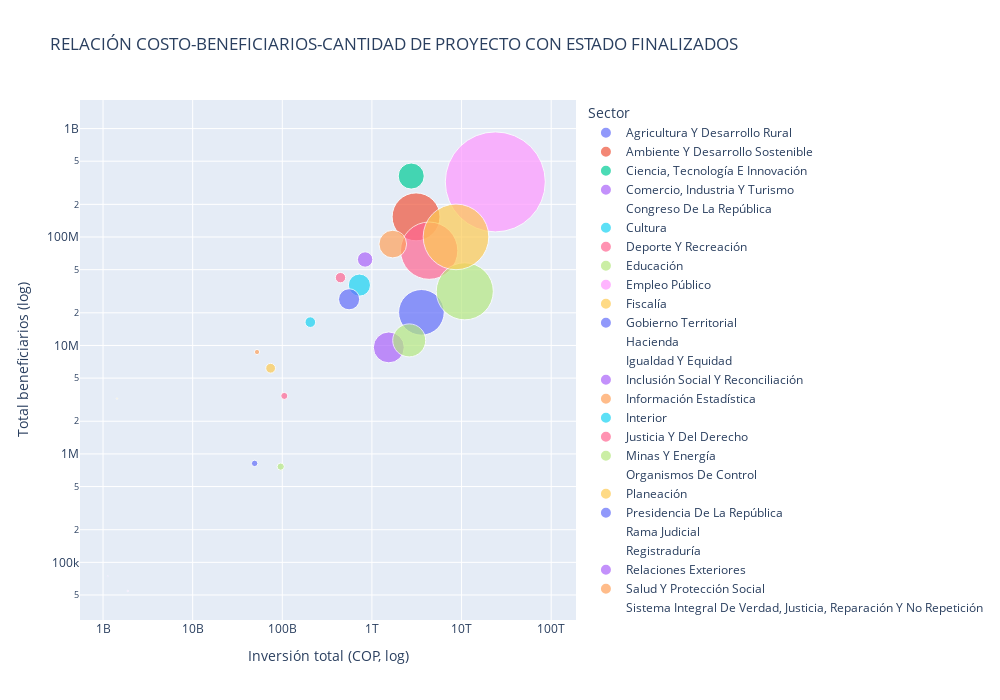

The notebook cell this image was saved under:
### Code cell
import plotly.express as px

# Agrupar por sector
sector_stats = df_finalizado.groupby("Sector").agg({
    "ValorTotalProyecto": "sum",
    "TotalBeneficiario": "sum",
    "Bpin": "count"
}).rename(columns={"Bpin":"CantidadProyectos"}).reset_index()

# Scatter interactivo
fig = px.scatter(
    sector_stats,
    x="ValorTotalProyecto",
    y="TotalBeneficiario",
    size="CantidadProyectos",
    color="Sector",
    log_x=True,
    log_y=True,
    hover_data={
        "Sector": True,
        "CantidadProyectos": True,
        "ValorTotalProyecto": ":,.0f",  # formato con separador de miles
        "TotalBeneficiario": ":,.0f"
    },
    title="RELACIÓN COSTO-BENEFICIARIOS-CANTIDAD DE PROYECTO CON ESTADO FINALIZADOS"
)

# Ajustar tamaño de burbujas
fig.update_traces(marker=dict(sizemode="area", sizeref=2.*max(sector_stats["CantidadProyectos"])/(100**2), line_width=1))

# Ajustar diseño
fig.update_layout(
    legend_title="Sector",
    xaxis_title="Inversión total (COP, log)",
    yaxis_title="Total beneficiarios (log)",
    width=1000,
    height=700
)

fig.show()

### Figure 1 — Plotly figure (JSON) as saved in the notebook; plotly's stock layout.template omitted (floating-point values rounded to 4 significant figures)
{"data": [{"customdata": [["Agricultura Y Desarrollo Rural", 1843]], "hovertemplate": "Sector=%{customdata[0]}<br>ValorTotalProyecto=%{x:,.0f}<br>TotalBeneficiario=%{y:,.0f}<br>CantidadProyectos=%{customdata[1]}<extra></extra>", "legendgroup": "Agricultura Y Desarrollo Rural", "marker": {"color": "#636efa", "line": {"width": 1}, "size": [1843], "sizemode": "area", "sizeref": 1.768, "symbol": "circle"}, "mode": "markers", "name": "Agricultura Y Desarrollo Rural", "orientation": "v", "showlegend": true, "type": "scatter", "x": [3565000000000.0], "xaxis": "x", "y": [20200000.0], "yaxis": "y"}, {"customdata": [["Ambiente Y Desarrollo Sostenible", 2030]], "hovertemplate": "Sector=%{customdata[0]}<br>ValorTotalProyecto=%{x:,.0f}<br>TotalBeneficiario=%{y:,.0f}<br>CantidadProyectos=%{customdata[1]}<extra></extra>", "legendgroup": "Ambiente Y Desarrollo Sostenible", "marker": {"color": "#EF553B", "line": {"width": 1}, "size": [2030], "sizemode": "area", "sizeref": 1.768, "symbol": "circle"}, "mode": "markers", "name": "Ambiente Y Desarrollo Sostenible", "orientation": "v", "showlegend": true, "type": "scatter", "x": [3107000000000.0], "xaxis": "x", "y": [153400000.0], "yaxis": "y"}, {"customdata": [["Ciencia, Tecnología E Innovación", 601]], "hovertemplate": "Sector=%{customdata[0]}<br>ValorTotalProyecto=%{x:,.0f}<br>TotalBeneficiario=%{y:,.0f}<br>CantidadProyectos=%{customdata[1]}<extra></extra>", "legendgroup": "Ciencia, Tecnología E Innovación", "marker": {"color": "#00cc96", "line": {"width": 1}, "size": [601], "sizemode": "area", "sizeref": 1.768, "symbol": "circle"}, "mode": "markers", "name": "Ciencia, Tecnología E Innovación", "orientation": "v", "showlegend": true, "type": "scatter", "x": [2744000000000.0], "xaxis": "x", "y": [364900000.0], "yaxis": "y"}, {"customdata": [["Comercio, Industria Y Turismo", 209]], "hovertemplate": "Sector=%{customdata[0]}<br>ValorTotalProyecto=%{x:,.0f}<br>TotalBeneficiario=%{y:,.0f}<br>CantidadProyectos=%{customdata[1]}<extra></extra>", "legendgroup": "Comercio, Industria Y Turismo", "marker": {"color": "#ab63fa", "line": {"width": 1}, "size": [209], "sizemode": "area", "sizeref": 1.768, "symbol": "circle"}, "mode": "markers", "name": "Comercio, Industria Y Turismo", "orientation": "v", "showlegend": true, "type": "scatter", "x": [839400000000.0], "xaxis": "x", "y": [62060000.0], "yaxis": "y"}, {"customdata": [["Congreso De La República", 0]], "hovertemplate": "Sector=%{customdata[0]}<br>ValorTotalProyecto=%{x:,.0f}<br>TotalBeneficiario=%{y:,.0f}<br>CantidadProyectos=%{customdata[1]}<extra></extra>", "legendgroup": "Congreso De La República", "marker": {"color": "#FFA15A", "line": {"width": 1}, "size": [0], "sizemode": "area", "sizeref": 1.768, "symbol": "circle"}, "mode": "markers", "name": "Congreso De La República", "orientation": "v", "showlegend": true, "type": "scatter", "x": [0.0], "xaxis": "x", "y": [0.0], "yaxis": "y"}, {"customdata": [["Cultura", 433]], "hovertemplate": "Sector=%{customdata[0]}<br>ValorTotalProyecto=%{x:,.0f}<br>TotalBeneficiario=%{y:,.0f}<br>CantidadProyectos=%{customdata[1]}<extra></extra>", "legendgroup": "Cultura", "marker": {"color": "#19d3f3", "line": {"width": 1}, "size": [433], "sizemode": "area", "sizeref": 1.768, "symbol": "circle"}, "mode": "markers", "name": "Cultura", "orientation": "v", "showlegend": true, "type": "scatter", "x": [725300000000.0], "xaxis": "x", "y": [36010000.0], "yaxis": "y"}, {"customdata": [["Deporte Y Recreación", 2904]], "hovertemplate": "Sector=%{customdata[0]}<br>ValorTotalProyecto=%{x:,.0f}<br>TotalBeneficiario=%{y:,.0f}<br>CantidadProyectos=%{customdata[1]}<extra></extra>", "legendgroup": "Deporte Y Recreación", "marker": {"color": "#FF6692", "line": {"width": 1}, "size": [2904], "sizemode": "area", "sizeref": 1.768, "symbol": "circle"}, "mode": "markers", "name": "Deporte Y Recreación", "orientation": "v", "showlegend": true, "type": "scatter", "x": [4350000000000.0], "xaxis": "x", "y": [74830000.0], "yaxis": "y"}, {"customdata": [["Educación", 2879]], "hovertemplate": "Sector=%{customdata[0]}<br>ValorTotalProyecto=%{x:,.0f}<br>TotalBeneficiario=%{y:,.0f}<br>CantidadProyectos=%{customdata[1]}<extra></extra>", "legendgroup": "Educación", "marker": {"color": "#B6E880", "line": {"width": 1}, "size": [2879], "sizemode": "area", "sizeref": 1.768, "symbol": "circle"}, "mode": "markers", "name": "Educación", "orientation": "v", "showlegend": true, "type": "scatter", "x": [10860000000000.0], "xaxis": "x", "y": [31570000.0], "yaxis": "y"}, {"customdata": [["Empleo Público", 2]], "hovertemplate": "Sector=%{customdata[0]}<br>ValorTotalProyecto=%{x:,.0f}<br>TotalBeneficiario=%{y:,.0f}<br>CantidadProyectos=%{customdata[1]}<extra></extra>", "legendgroup": "Empleo Público", "marker": {"color": "#FF97FF", "line": {"width": 1}, "size": [2], "sizemode": "area", "sizeref": 1.768, "symbol": "circle"}, "mode": "markers", "name": "Empleo Público", "orientation": "v", "showlegend": true, "type": "scatter", "x": [1891000000.0], "xaxis": "x", "y": [54440.0], "yaxis": "y"}, {"customdata": [["Fiscalía", 2]], "hovertemplate": "Sector=%{customdata[0]}<br>ValorTotalProyecto=%{x:,.0f}<br>TotalBeneficiario=%{y:,.0f}<br>CantidadProyectos=%{customdata[1]}<extra></extra>", "legendgroup": "Fiscalía", "marker": {"color": "#FECB52", "line": {"width": 1}, "size": [2], "sizemode": "area", "sizeref": 1.768, "symbol": "circle"}, "mode": "markers", "name": "Fiscalía", "orientation": "v", "showlegend": true, "type": "scatter", "x": [1430000000.0], "xaxis": "x", "y": [3238000.0], "yaxis": "y"}, {"customdata": [["Gobierno Territorial", 395]], "hovertemplate": "Sector=%{customdata[0]}<br>ValorTotalProyecto=%{x:,.0f}<br>TotalBeneficiario=%{y:,.0f}<br>CantidadProyectos=%{customdata[1]}<extra></extra>", "legendgroup": "Gobierno Territorial", "marker": {"color": "#636efa", "line": {"width": 1}, "size": [395], "sizemode": "area", "sizeref": 1.768, "symbol": "circle"}, "mode": "markers", "name": "Gobierno Territorial", "orientation": "v", "showlegend": true, "type": "scatter", "x": [556100000000.0], "xaxis": "x", "y": [26660000.0], "yaxis": "y"}, {"customdata": [["Hacienda", 0]], "hovertemplate": "Sector=%{customdata[0]}<br>ValorTotalProyecto=%{x:,.0f}<br>TotalBeneficiario=%{y:,.0f}<br>CantidadProyectos=%{customdata[1]}<extra></extra>", "legendgroup": "Hacienda", "marker": {"color": "#EF553B", "line": {"width": 1}, "size": [0], "sizemode": "area", "sizeref": 1.768, "symbol": "circle"}, "mode": "markers", "name": "Hacienda", "orientation": "v", "showlegend": true, "type": "scatter", "x": [0.0], "xaxis": "x", "y": [0.0], "yaxis": "y"}, {"customdata": [["Igualdad Y Equidad", 0]], "hovertemplate": "Sector=%{customdata[0]}<br>ValorTotalProyecto=%{x:,.0f}<br>TotalBeneficiario=%{y:,.0f}<br>CantidadProyectos=%{customdata[1]}<extra></extra>", "legendgroup": "Igualdad Y Equidad", "marker": {"color": "#00cc96", "line": {"width": 1}, "size": [0], "sizemode": "area", "sizeref": 1.768, "symbol": "circle"}, "mode": "markers", "name": "Igualdad Y Equidad", "orientation": "v", "showlegend": true, "type": "scatter", "x": [0.0], "xaxis": "x", "y": [0.0], "yaxis": "y"}, {"customdata": [["Inclusión Social Y Reconciliación", 846]], "hovertemplate": "Sector=%{customdata[0]}<br>ValorTotalProyecto=%{x:,.0f}<br>TotalBeneficiario=%{y:,.0f}<br>CantidadProyectos=%{customdata[1]}<extra></extra>", "legendgroup": "Inclusión Social Y Reconciliación", "marker": {"color": "#ab63fa", "line": {"width": 1}, "size": [846], "sizemode": "area", "sizeref": 1.768, "symbol": "circle"}, "mode": "markers", "name": "Inclusión Social Y Reconciliación", "orientation": "v", "showlegend": true, "type": "scatter", "x": [1542000000000.0], "xaxis": "x", "y": [9598000.0], "yaxis": "y"}, {"customdata": [["Información Estadística", 24]], "hovertemplate": "Sector=%{customdata[0]}<br>ValorTotalProyecto=%{x:,.0f}<br>TotalBeneficiario=%{y:,.0f}<br>CantidadProyectos=%{customdata[1]}<extra></extra>", "legendgroup": "Información Estadística", "marker": {"color": "#FFA15A", "line": {"width": 1}, "size": [24], "sizemode": "area", "sizeref": 1.768, "symbol": "circle"}, "mode": "markers", "name": "Información Estadística", "orientation": "v", "showlegend": true, "type": "scatter", "x": [52230000000.0], "xaxis": "x", "y": [8702000.0], "yaxis": "y"}, {"customdata": [["Interior", 100]], "hovertemplate": "Sector=%{customdata[0]}<br>ValorTotalProyecto=%{x:,.0f}<br>TotalBeneficiario=%{y:,.0f}<br>CantidadProyectos=%{customdata[1]}<extra></extra>", "legendgroup": "Interior", "marker": {"color": "#19d3f3", "line": {"width": 1}, "size": [100], "sizemode": "area", "sizeref": 1.768, "symbol": "circle"}, "mode": "markers", "name": "Interior", "orientation": "v", "showlegend": true, "type": "scatter", "x": [205300000000.0], "xaxis": "x", "y": [16410000.0], "yaxis": "y"}, {"customdata": [["Justicia Y Del Derecho", 44]], "hovertemplate": "Sector=%{customdata[0]}<br>ValorTotalProyecto=%{x:,.0f}<br>TotalBeneficiario=%{y:,.0f}<br>CantidadProyectos=%{customdata[1]}<extra></extra>", "legendgroup": "Justicia Y Del Derecho", "marker": {"color": "#FF6692", "line": {"width": 1}, "size": [44], "sizemode": "area", "sizeref": 1.768, "symbol": "circle"}, "mode": "markers", "name": "Justicia Y Del Derecho", "orientation": "v", "showlegend": true, "type": "scatter", "x": [105300000000.0], "xaxis": "x", "y": [3426000.0], "yaxis": "y"}, {"customdata": [["Minas Y Energía", 962]], "hovertemplate": "Sector=%{customdata[0]}<br>ValorTotalProyecto=%{x:,.0f}<br>TotalBeneficiario=%{y:,.0f}<br>CantidadProyectos=%{customdata[1]}<extra></extra>", "legendgroup": "Minas Y Energía", "marker": {"color": "#B6E880", "line": {"width": 1}, "size": [962], "sizemode": "area", "sizeref": 1.768, "symbol": "circle"}, "mode": "markers", "name": "Minas Y Energía", "orientation": "v", "showlegend": true, "type": "scatter", "x": [2606000000000.0], "xaxis": "x", "y": [11140000.0], "yaxis": "y"}, {"customdata": [["Organismos De Control", 0]], "hovertemplate": "Sector=%{customdata[0]}<br>ValorTotalProyecto=%{x:,.0f}<br>TotalBeneficiario=%{y:,.0f}<br>CantidadProyectos=%{customdata[1]}<extra></extra>", "legendgroup": "Organismos De Control", "marker": {"color": "#FF97FF", "line": {"width": 1}, "size": [0], "sizemode": "area", "sizeref": 1.768, "symbol": "circle"}, "mode": "markers", "name": "Organismos De Control", "orientation": "v", "showlegend": true, "type": "scatter", "x": [0.0], "xaxis": "x", "y": [0.0], "yaxis": "y"}, {"customdata": [["Planeación", 85]], "hovertemplate": "Sector=%{customdata[0]}<br>ValorTotalProyecto=%{x:,.0f}<br>TotalBeneficiario=%{y:,.0f}<br>CantidadProyectos=%{customdata[1]}<extra></extra>", "legendgroup": "Planeación", "marker": {"color": "#FECB52", "line": {"width": 1}, "size": [85], "sizemode": "area", "sizeref": 1.768, "symbol": "circle"}, "mode": "markers", "name": "Planeación", "orientation": "v", "showlegend": true, "type": "scatter", "x": [74080000000.0], "xaxis": "x", "y": [6164000.0], "yaxis": "y"}, {"customdata": [["Presidencia De La República", 37]], "hovertemplate": "Sector=%{customdata[0]}<br>ValorTotalProyecto=%{x:,.0f}<br>TotalBeneficiario=%{y:,.0f}<br>CantidadProyectos=%{customdata[1]}<extra></extra>", "legendgroup": "Presidencia De La República", "marker": {"color": "#636efa", "line": {"width": 1}, "size": [37], "sizemode": "area", "sizeref": 1.768, "symbol": "circle"}, "mode": "markers", "name": "Presidencia De La República", "orientation": "v", "showlegend": true, "type": "scatter", "x": [49140000000.0], "xaxis": "x", "y": [818100.0], "yaxis": "y"}, {"customdata": [["Rama Judicial", 0]], "hovertemplate": "Sector=%{customdata[0]}<br>ValorTotalProyecto=%{x:,.0f}<br>TotalBeneficiario=%{y:,.0f}<br>CantidadProyectos=%{customdata[1]}<extra></extra>", "legendgroup": "Rama Judicial", "marker": {"color": "#EF553B", "line": {"width": 1}, "size": [0], "sizemode": "area", "sizeref": 1.768, "symbol": "circle"}, "mode": "markers", "name": "Rama Judicial", "orientation": "v", "showlegend": true, "type": "scatter", "x": [0.0], "xaxis": "x", "y": [0.0], "yaxis": "y"}, {"customdata": [["Registraduría", 0]], "hovertemplate": "Sector=%{customdata[0]}<br>ValorTotalProyecto=%{x:,.0f}<br>TotalBeneficiario=%{y:,.0f}<br>CantidadProyectos=%{customdata[1]}<extra></extra>", "legendgroup": "Registraduría", "marker": {"color": "#00cc96", "line": {"width": 1}, "size": [0], "sizemode": "area", "sizeref": 1.768, "symbol": "circle"}, "mode": "markers", "name": "Registraduría", "orientation": "v", "showlegend": true, "type": "scatter", "x": [0.0], "xaxis": "x", "y": [0.0], "yaxis": "y"}, {"customdata": [["Relaciones Exteriores", 1]], "hovertemplate": "Sector=%{customdata[0]}<br>ValorTotalProyecto=%{x:,.0f}<br>TotalBeneficiario=%{y:,.0f}<br>CantidadProyectos=%{customdata[1]}<extra></extra>", "legendgroup": "Relaciones Exteriores", "marker": {"color": "#ab63fa", "line": {"width": 1}, "size": [1], "sizemode": "area", "sizeref": 1.768, "symbol": "circle"}, "mode": "markers", "name": "Relaciones Exteriores", "orientation": "v", "showlegend": true, "type": "scatter", "x": [1130000000.0], "xaxis": "x", "y": [74540.0], "yaxis": "y"}, {"customdata": [["Salud Y Protección Social", 677]], "hovertemplate": "Sector=%{customdata[0]}<br>ValorTotalProyecto=%{x:,.0f}<br>TotalBeneficiario=%{y:,.0f}<br>CantidadProyectos=%{customdata[1]}<extra></extra>", "legendgroup": "Salud Y Protección Social", "marker": {"color": "#FFA15A", "line": {"width": 1}, "size": [677], "sizemode": "area", "sizeref": 1.768, "symbol": "circle"}, "mode": "markers", "name": "Salud Y Protección Social", "orientation": "v", "showlegend": true, "type": "scatter", "x": [1708000000000.0], "xaxis": "x", "y": [86070000.0], "yaxis": "y"}, {"customdata": [["Sistema Integral De Verdad, Justicia, Reparación Y No Repetición", 0]], "hovertemplate": "Sector=%{customdata[0]}<br>ValorTotalProyecto=%{x:,.0f}<br>TotalBeneficiario=%{y:,.0f}<br>CantidadProyectos=%{customdata[1]}<extra></extra>", "legendgroup": "Sistema Integral De Verdad, Justicia, Reparación Y No Repetición", "marker": {"color": "#19d3f3", "line": {"width": 1}, "size": [0], "sizemode": "area", "sizeref": 1.768, "symbol": "circle"}, "mode": "markers", "name": "Sistema Integral De Verdad, Justicia, Reparación Y No Repetición", "orientation": "v", "showlegend": true, "type": "scatter", "x": [0.0], "xaxis": "x", "y": [0.0], "yaxis": "y"}, {"customdata": [["Tecnologías De La Información Y Las Comunicaciones", 95]], "hovertemplate": "Sector=%{customdata[0]}<br>ValorTotalProyecto=%{x:,.0f}<br>TotalBeneficiario=%{y:,.0f}<br>CantidadProyectos=%{customdata[1]}<extra></extra>", "legendgroup": "Tecnologías De La Información Y Las Comunicaciones", "marker": {"color": "#FF6692", "line": {"width": 1}, "size": [95], "sizemode": "area", "sizeref": 1.768, "symbol": "circle"}, "mode": "markers", "name": "Tecnologías De La Información Y Las Comunicaciones", "orientation": "v", "showlegend": true, "type": "scatter", "x": [445900000000.0], "xaxis": "x", "y": [42190000.0], "yaxis": "y"}, {"customdata": [["Trabajo", 46]], "hovertemplate": "Sector=%{customdata[0]}<br>ValorTotalProyecto=%{x:,.0f}<br>TotalBeneficiario=%{y:,.0f}<br>CantidadProyectos=%{customdata[1]}<extra></extra>", "legendgroup": "Trabajo", "marker": {"color": "#B6E880", "line": {"width": 1}, "size": [46], "sizemode": "area", "sizeref": 1.768, "symbol": "circle"}, "mode": "markers", "name": "Trabajo", "orientation": "v", "showlegend": true, "type": "scatter", "x": [95970000000.0], "xaxis": "x", "y": [763300.0], "yaxis": "y"}, {"customdata": [["Transporte", 8839]], "hovertemplate": "Sector=%{customdata[0]}<br>ValorTotalProyecto=%{x:,.0f}<br>TotalBeneficiario=%{y:,.0f}<br>CantidadProyectos=%{customdata[1]}<extra></extra>", "legendgroup": "Transporte", "marker": {"color": "#FF97FF", "line": {"width": 1}, "size": [8839], "sizemode": "area", "sizeref": 1.768, "symbol": "circle"}, "mode": "markers", "name": "Transporte", "orientation": "v", "showlegend": true, "type": "scatter", "x": [23790000000000.0], "xaxis": "x", "y": [322200000.0], "yaxis": "y"}, {"customdata": [["Vivienda, Ciudad Y Territorio", 3810]], "hovertemplate": "Sector=%{customdata[0]}<br>ValorTotalProyecto=%{x:,.0f}<br>TotalBeneficiario=%{y:,.0f}<br>CantidadProyectos=%{customdata[1]}<extra></extra>", "legendgroup": "Vivienda, Ciudad Y Territorio", "marker": {"color": "#FECB52", "line": {"width": 1}, "size": [3810], "sizemode": "area", "sizeref": 1.768, "symbol": "circle"}, "mode": "markers", "name": "Vivienda, Ciudad Y Territorio", "orientation": "v", "showlegend": true, "type": "scatter", "x": [8666000000000.0], "xaxis": "x", "y": [100300000.0], "yaxis": "y"}], "layout": {"height": 700, "legend": {"itemsizing": "constant", "title": {"text": "Sector"}, "tracegroupgap": 0}, "title": {"text": "RELACIÓN COSTO-BENEFICIARIOS-CANTIDAD DE PROYECTO CON ESTADO FINALIZADOS"}, "width": 1000, "xaxis": {"anchor": "y", "domain": [0, 1], "title": {"text": "Inversión total (COP, log)"}, "type": "log"}, "yaxis": {"anchor": "x", "domain": [0, 1], "title": {"text": "Total beneficiarios (log)"}, "type": "log"}}}
